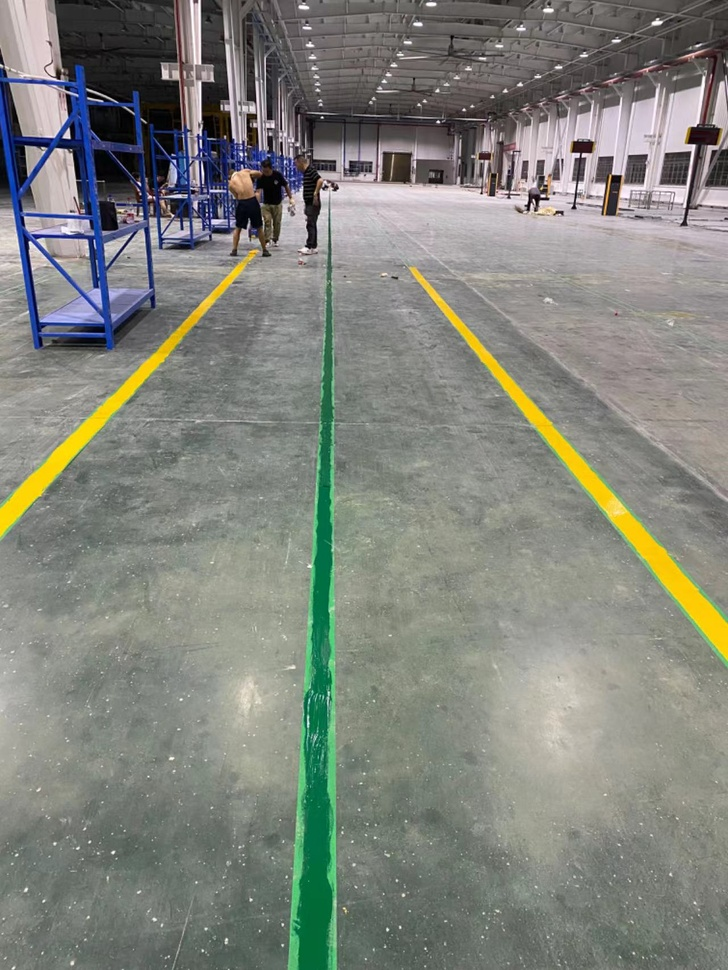
#> input picture src/simple_lane_detection/scripts/imgs/339215720.jpg, 728 x 970 px, shrunk from 1280 x 1706 before the run; its folder holds only this picture in this run
$ python main.py
#> lines starting #> are read from the running program, lines starting #| are printed output that depends on the picture; after the words box and inside, x2 and y2 are one past the last pixel; in counts of white or black regions, pixels touching at a corner belong together
#> further down, img is the input picture: shape (970, 728, 3); mean B, G, R 123.9, 131.9, 129.3
### src/simple_lane_detection/scripts/utils/image_utils.py
import cv2
import numpy as np
import sys
from math import sqrt

def do_canny(frame):
    # Converts frame to grayscale because we only need the luminance channel for detecting edges - less computationally expensive
    gray = cv2.cvtColor(frame, cv2.COLOR_BGR2GRAY)
    # Applies a 5x5 gaussian blur with deviation of 0 to frame - not mandatory since Canny will do this for us
    blur = cv2.GaussianBlur(gray, (5, 5), 0)
    # Applies Canny edge detector with minVal of 50 and maxVal of 150
    canny = cv2.Canny(blur, 50, 150)
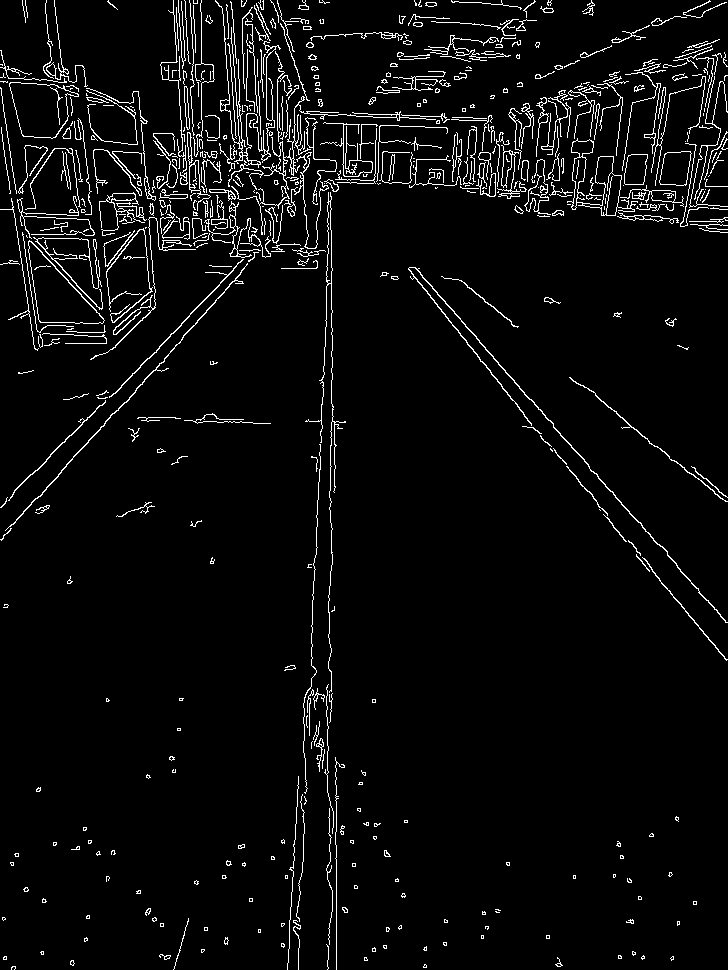
#> canny: shape (970, 728); 4.4% white in thin lines or dots
    return canny

def do_segment(frame):
    # Since an image is a multi-directional array containing the relative intensities of each pixel in the image, we can use frame.shape to return a tuple: [number of rows, number of columns, number of channels] of the dimensions of the frame
    # frame.shape[0] give us the number of rows of pixels the frame has. Since height begins from 0 at the top, the y-coordinate of the bottom of the frame is its height
    height = frame.shape[0]; width = frame.shape[1]
#> after `height = frame.shape[0]`: height = 970
#> after `width = frame.shape[1]`: width = 728
    # Creates a triangular polygon for the mask defined by three (x, y) coordinates
    polygons = np.array([
                            [(0, height), (0, height*0.3), (width, height*0.3), (width, height)]
                        ])
    # Creates an image filled with zero intensities with the same dimensions as the frame
    mask = np.zeros_like(frame).astype(np.uint8)
    mask[int(height*0.32):,:] = 255
    # Allows the mask to be filled with values of 1 and the other areas to be filled with values of 0
    # cv2.fillPoly(mask, polygons, 255)
    # A bitwise and operation between the mask and frame keeps only the triangular area of the frame
    segment = cv2.bitwise_and(frame, mask)
#> segment: shape (970, 728); 1.1% white in thin lines or dots, all inside (x1, y1, x2, y2) = (0, 310, 728, 970)
    return segment

# [105 lines left out: functions filter_hough, calculate_lines, calculate_coordinates, visualize_lines, not called in this run]

### src/simple_lane_detection/utils/filter_utils.py
import cv2
import numpy as np

# [9 lines left out: function filter_track_hough, not called in this run]

def select_track_salient_points(img, canny):
    img_max = np.max(img, axis=-1)
    img_max = (img_max<=96).astype(np.uint8)
#> img_max: shape (970, 728); values 0 (black) and 1 (white), 11.7% white; 1226 white regions (1095 under 20 px), largest, box (x1, y1, x2, y2) and area: (241, 0, 728, 249) 28095, (54, 0, 184, 231) 15785, (192, 0, 291, 257) 7248
    img_mask = img_max.copy()
    for i in range(-10, 11):
        for j in range(-10, 11):
            affine_arr = np.float32([[1,0,i],[0,1,j]])
            res = cv2.warpAffine(img_max,affine_arr,(img_max.shape[1],img_max.shape[0]))
            img_mask = 1-((1-img_mask) * (1-res))
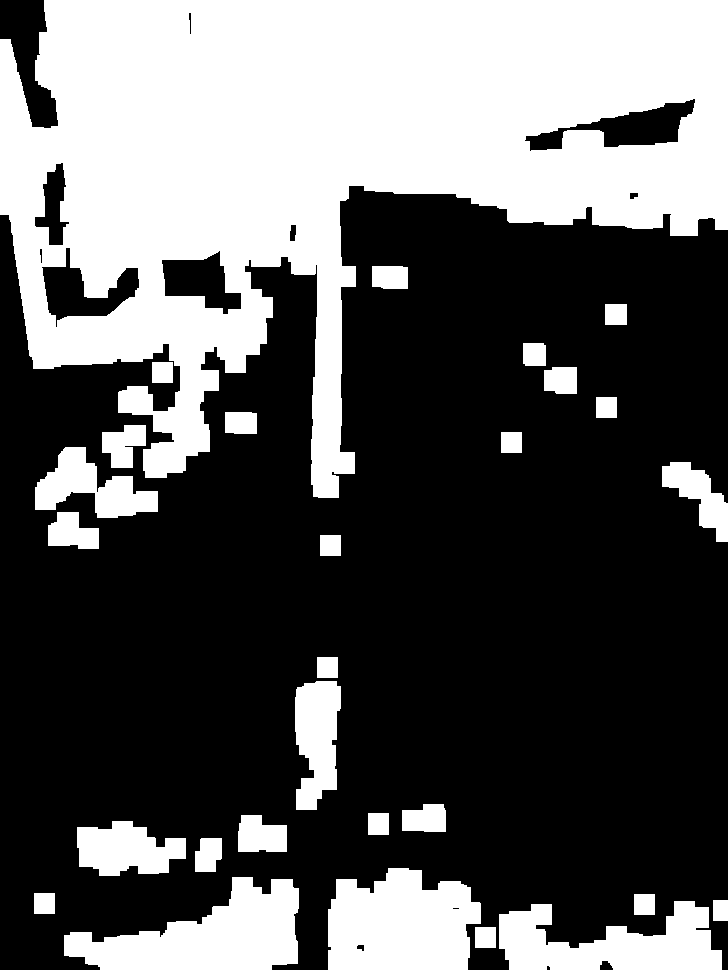
#> img_mask: shape (970, 728); values 0 (black) and 1 (white), 36.4% white; 28 white regions, largest, box (x1, y1, x2, y2) and area: (0, 0, 728, 498) 193280, (328, 868, 481, 970) 12752, (64, 877, 299, 970) 12440
#> `track_mask, track_seg = select_track_salient_points(img.copy(), seg)`: track_seg: shape (970, 728); 0.5% white in thin lines or dots, all inside (x1, y1, x2, y2) = (23, 310, 724, 970)

    return img_mask, canny*img_mask

def select_lane_salient_points(img, canny):
    img_max = ((np.max(img, axis=-1))>=150).astype(np.uint8)
#> img_max: shape (970, 728); values 0 (black) and 1 (white), 35.3% white; 3309 white regions (3071 under 20 px), largest, box (x1, y1, x2, y2) and area: (0, 75, 728, 668) 95965, (453, 548, 728, 865) 45905, (0, 421, 322, 970) 40063
    diff1 = img[:,:,2] - img[:,:,1]; diff2 = img[:,:,1] - img[:,:,0]
    diff1 = (diff1>=10).astype(np.uint8); diff2 = (diff2 >= 10).astype(np.uint8)
#> after `diff1 = (diff1 >= 10).astype(np.uint8)`: diff1: shape (970, 728); values 0 (black) and 1 (white), 69.2% white; 656 black regions (538 under 20 px), largest, box (x1, y1, x2, y2) and area: (0, 0, 728, 598) 156980, (492, 636, 728, 844) 29715, (576, 58, 712, 112) 2975
#> after `diff2 = (diff2 >= 10).astype(np.uint8)`: diff2: shape (970, 728); values 0 (black) and 1 (white), 46% white; 612 white regions (480 under 20 px), largest, box (x1, y1, x2, y2) and area: (0, 0, 728, 970) 301062, (0, 714, 86, 800) 3097, (486, 492, 564, 529) 1418
    diff = (diff1 * diff2 * img_max)
#> diff: shape (970, 728); values 0 (black) and 1 (white), 16.2% white; 1714 white regions (1523 under 20 px), largest, box (x1, y1, x2, y2) and area: (85, 421, 322, 970) 26859, (511, 90, 728, 260) 16181, (325, 417, 488, 970) 11298
    img_mask = diff.copy()
    for i in range(-10, 11):
        for j in range(-10, 11):
            affine_arr = np.float32([[1,0,i],[0,1,j]])
            res = cv2.warpAffine(diff,affine_arr,(diff.shape[1],diff.shape[0]))
            img_mask = 1-((1-img_mask) * (1-res))
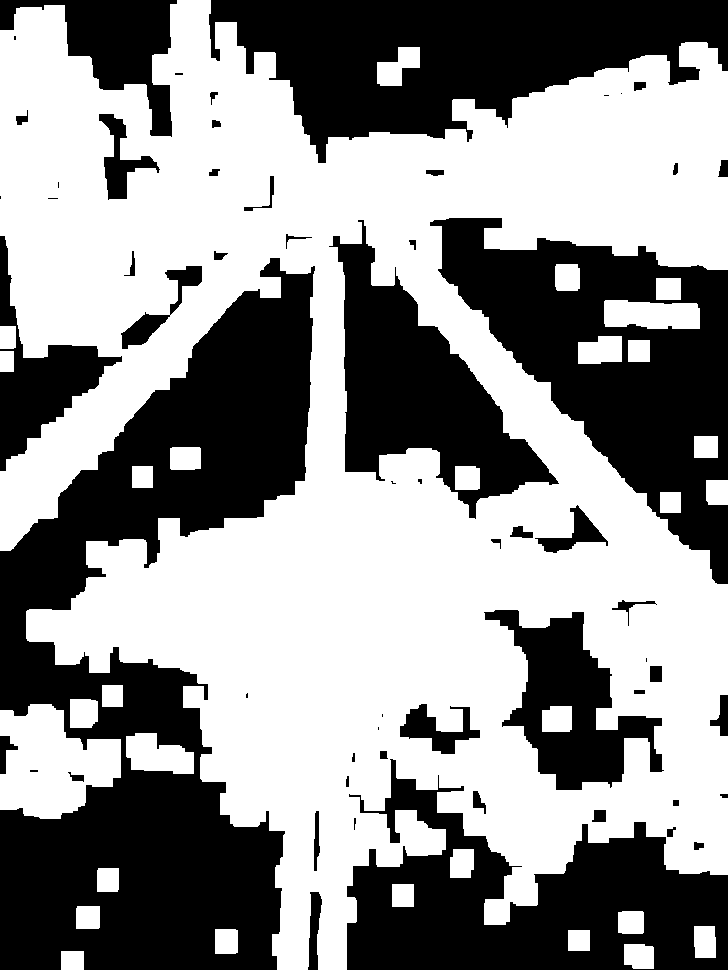
#> img_mask: shape (970, 728); values 0 (black) and 1 (white), 56.5% white; 59 black regions (15 under 20 px), largest, box (x1, y1, x2, y2) and area: (0, 258, 315, 970) 104868, (209, 0, 728, 163) 46854, (430, 218, 728, 584) 46372

    return img_mask, canny*img_mask

# [8 lines left out: function select_lane_line, not called in this run]

### src/simple_lane_detection/utils/line_utils.py
import cv2
import numpy as np
from math import sqrt, atan, pi

# [5 lines left out: function point_distance_line, not called in this run]

def point2point_distance(p1, p2):
    return sqrt((p1[0]-p2[0])*(p1[0]-p2[0]) + (p1[1]-p2[1])*(p1[1]-p2[1]))

# [15 lines left out: functions min_num, select_track_line, not called in this run]

def cross_product(p1, p2, p3):
    return (p2[0] - p1[0]) * (p3[1] - p1[1]) - (p3[0] - p1[0]) * (p2[1] - p1[1])

# [25 lines left out: functions is_intersected, select_lane_line, not called in this run]

def visualize_lines(frame, lines):
    # Creates an image filled with zero intensities with the same dimensions as the frame
    lines_visualize = frame
    # Checks if any lines are detected
    if lines is not None:
        for line in lines:
            x1, y1, x2, y2 = line.reshape(4)
            # Draws lines between two coordinates with green color and 5 thickness
            cv2.line(lines_visualize, (x1, y1), (x2, y2), (0, 255, 0), 5)
    return lines_visualize

### src/simple_lane_detection/scripts/main.py
import cv2
import numpy as np
import os, glob

from utils.image_utils import *
from utils.filter_utils import *
from utils.line_utils import *

img_dir = 'imgs'
save_dir = 'imgs'
names = os.listdir(img_dir)

for name in names:
    name = name.strip()
    img = cv2.imread(os.path.join(img_dir, name))
    canny = do_canny(img)
    cv2.imwrite(os.path.join(save_dir, name[:-4]+'_canny.jpg'), canny)
    seg = do_segment(canny)
    cv2.imwrite(os.path.join(save_dir, name[:-4]+'_seg.jpg'), seg)
    track_mask, track_seg = select_track_salient_points(img.copy(), seg)
    lane_mask, lane_seg = select_lane_salient_points(img.copy(), seg)
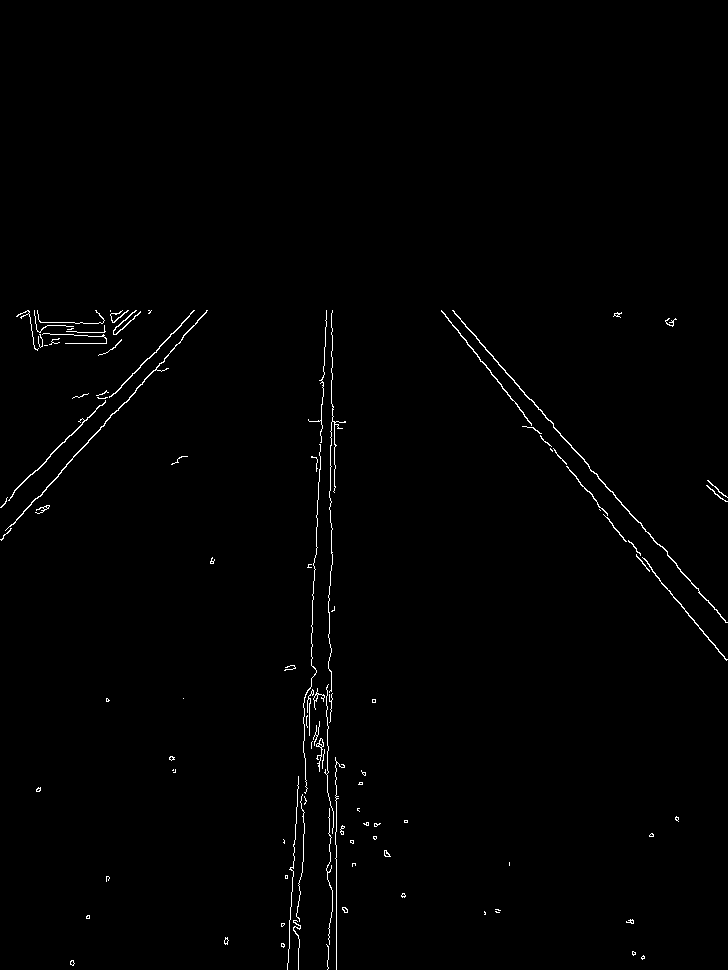
#> lane_seg: shape (970, 728); 0.83% white in thin lines or dots, all inside (x1, y1, x2, y2) = (0, 310, 728, 970)
    cv2.imwrite(os.path.join(save_dir, name[:-4]+'_track_seg.jpg'), track_seg)
    cv2.imwrite(os.path.join(save_dir, name[:-4]+'_track_mask.jpg'), track_mask)
    cv2.imwrite(os.path.join(save_dir, name[:-4]+'_lane_seg.jpg'), lane_seg)
    cv2.imwrite(os.path.join(save_dir, name[:-4]+'_lane_mask.jpg'), lane_mask)
    track_hough = cv2.HoughLinesP(track_seg, 2, np.pi / 180, 40, np.array([]), minLineLength = 30, maxLineGap = 50)
#> track_hough = 45 rows, first 6: [331, 711, 331, 671], [330, 490, 332, 336], [319, 452, 326, 310], [327, 789, 327, 685], [118, 409, 207, 310], [318, 493, 322, 425]
    track_hough_visualize = visualize_lines(img.copy(), track_hough)
#> the loop in visualize_lines, `for line in lines:` made 45 passes
#> (x1, y1, x2, y2) on passes 1 to 12: (331, 711, 331, 671), (330, 490, 332, 336), (319, 452, 326, 310), (327, 789, 327, 685), (118, 409, 207, 310), (318, 493, 322, 425), (336, 969, 336, 879), (42, 494, 76, 453), (334, 492, 336, 421), (287, 963, 292, 879), (33, 343, 179, 343), (316, 471, 316, 421)
#> after the loop in visualize_lines, `for line in lines:`:
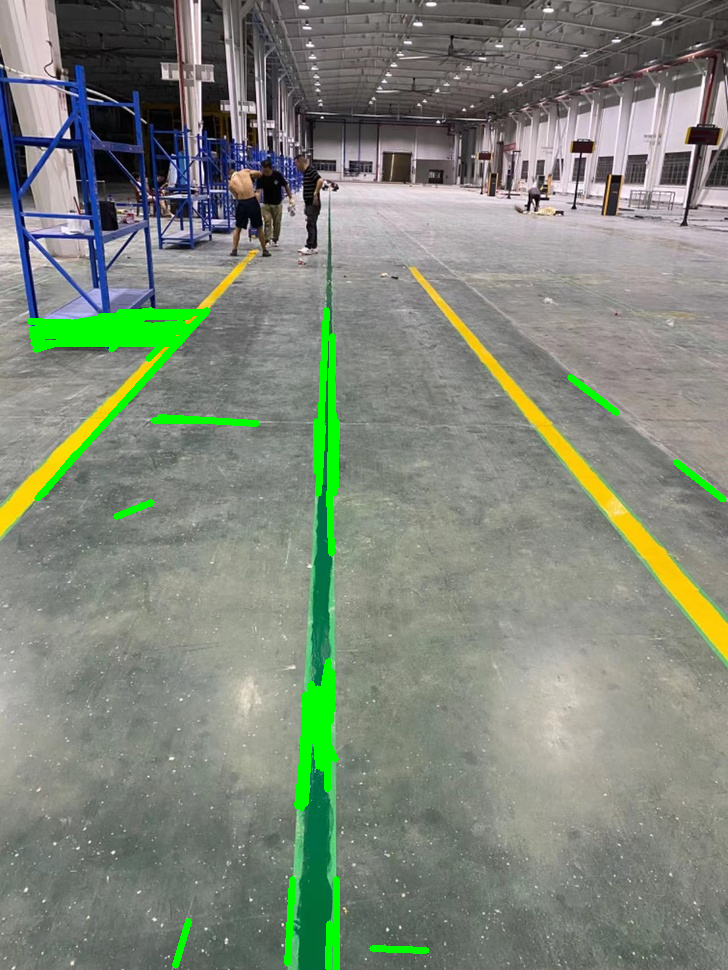
#> lines_visualize: shape (970, 728, 3); 2.66% of pixels changed, all inside (x1, y1, x2, y2) = (27, 307, 727, 970)
    lane_hough = cv2.HoughLinesP(lane_seg, 2, np.pi / 180, 75, np.array([]), minLineLength = 60, maxLineGap = 50)
#> lane_hough = 30 rows, first 6: [441, 311, 609, 519], [5, 501, 181, 325], [452, 310, 605, 486], [329, 944, 329, 797], [302, 816, 312, 622], [289, 920, 298, 778]
    lane_hough_visualize = visualize_lines(img.copy(), lane_hough)
#> the loop in visualize_lines (call 2), `for line in lines:` made 30 passes
#> (x1, y1, x2, y2) on passes 1 to 12: (441, 311, 609, 519), (5, 501, 181, 325), (452, 310, 605, 486), (329, 944, 329, 797), (302, 816, 312, 622), (289, 920, 298, 778), (319, 454, 326, 310), (331, 711, 331, 313), (336, 969, 336, 761), (1, 539, 207, 310), (531, 399, 725, 622), (532, 427, 727, 659)
#> after the loop in visualize_lines (call 2), `for line in lines:`:
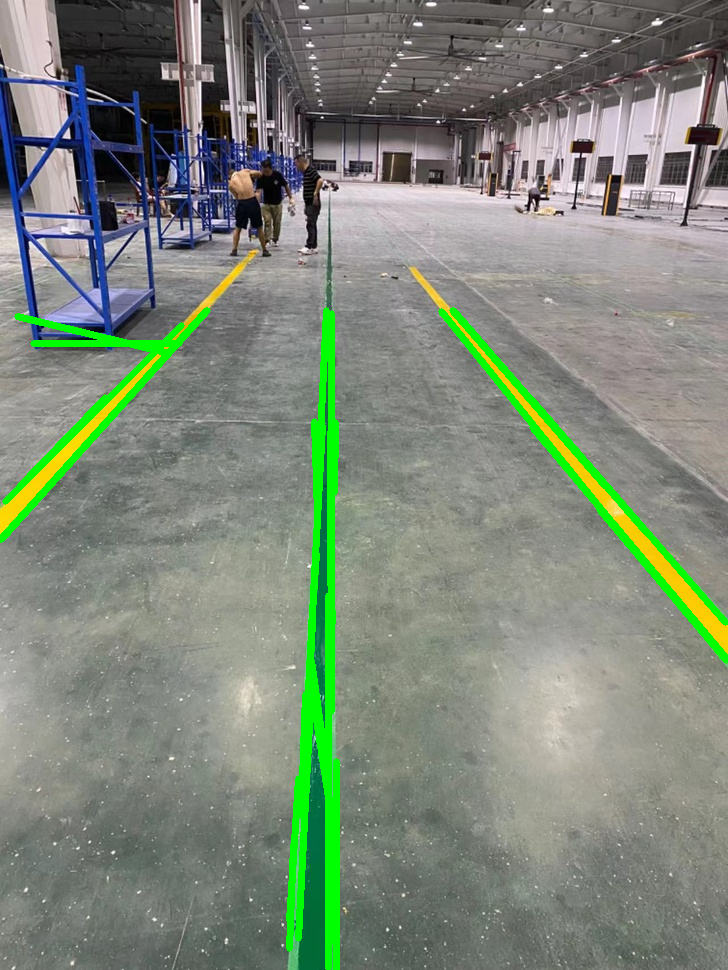
#> lines_visualize: shape (970, 728, 3); 3.82% of pixels changed, all inside (x1, y1, x2, y2) = (0, 307, 728, 970)
    cv2.imwrite(os.path.join(save_dir, name[:-4]+'_track_hough.jpg'), track_hough_visualize)
    cv2.imwrite(os.path.join(save_dir, name[:-4]+'_lane_hough.jpg'), lane_hough_visualize)
#> (the run stopped early here; a loop or call above may not have finished)
